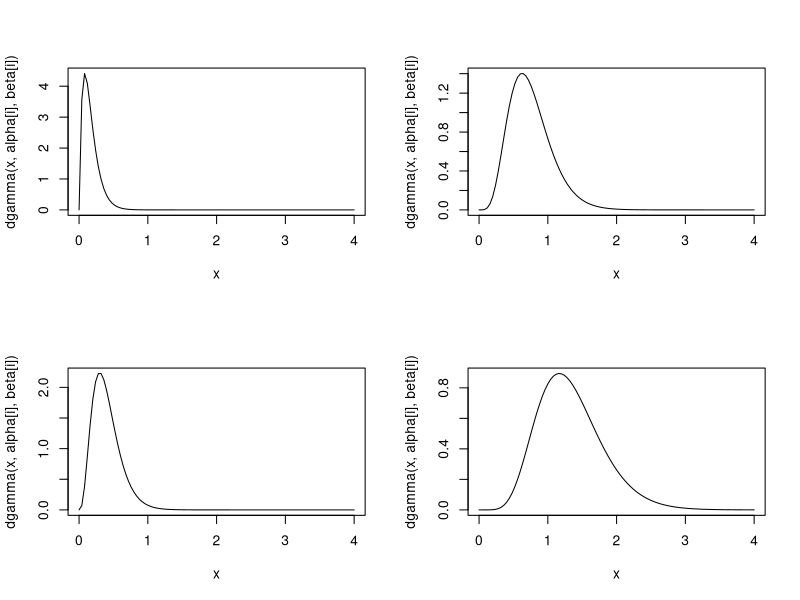
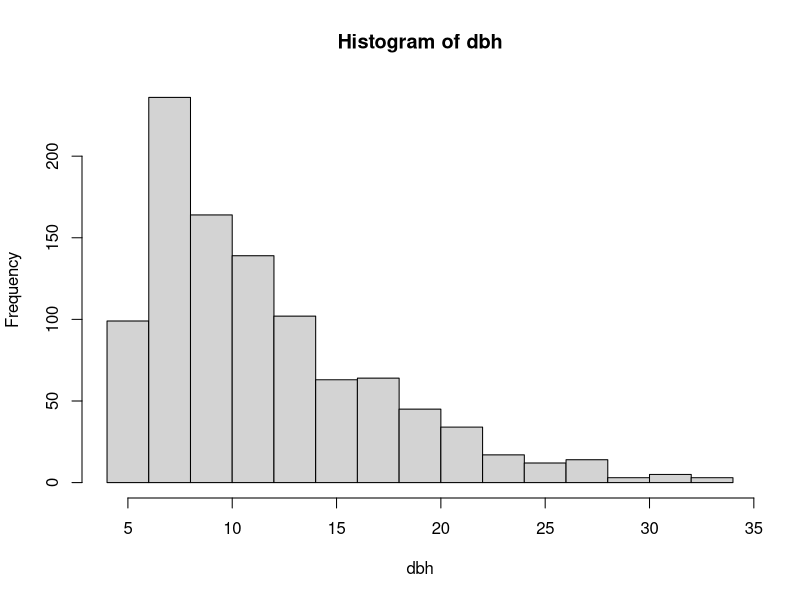
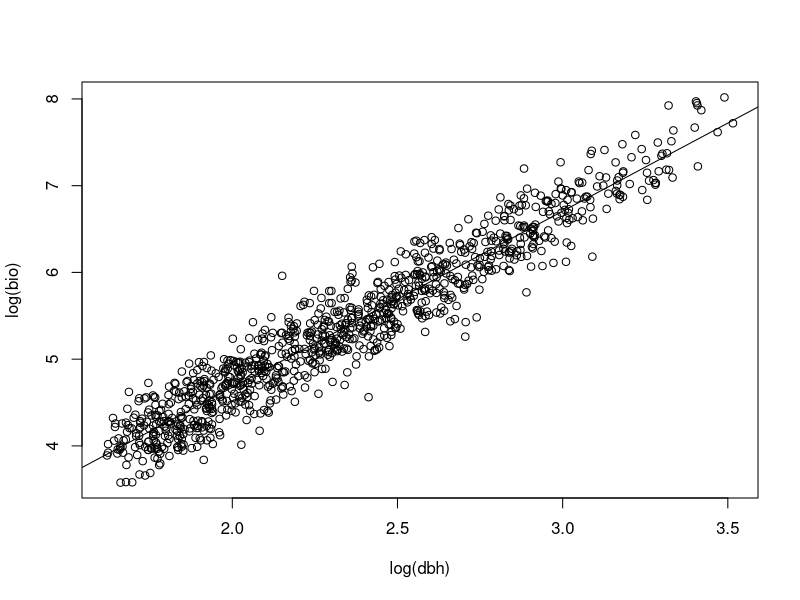
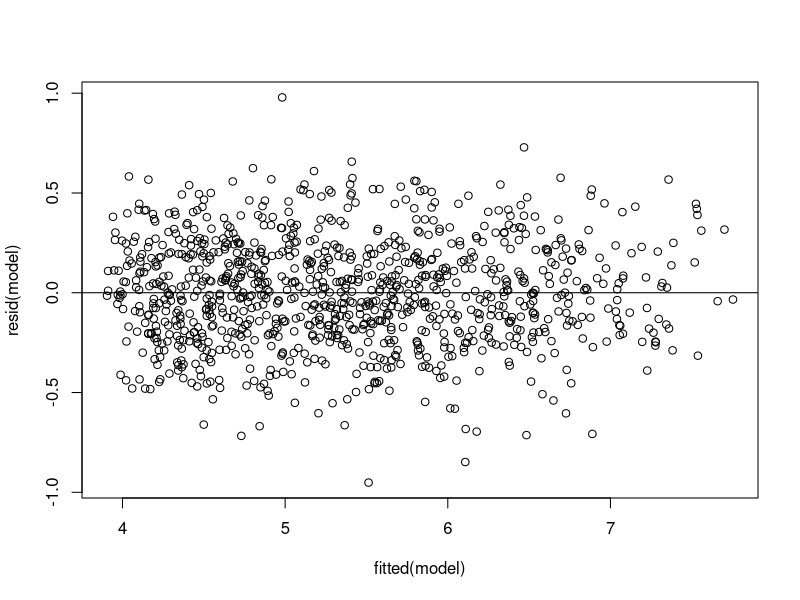
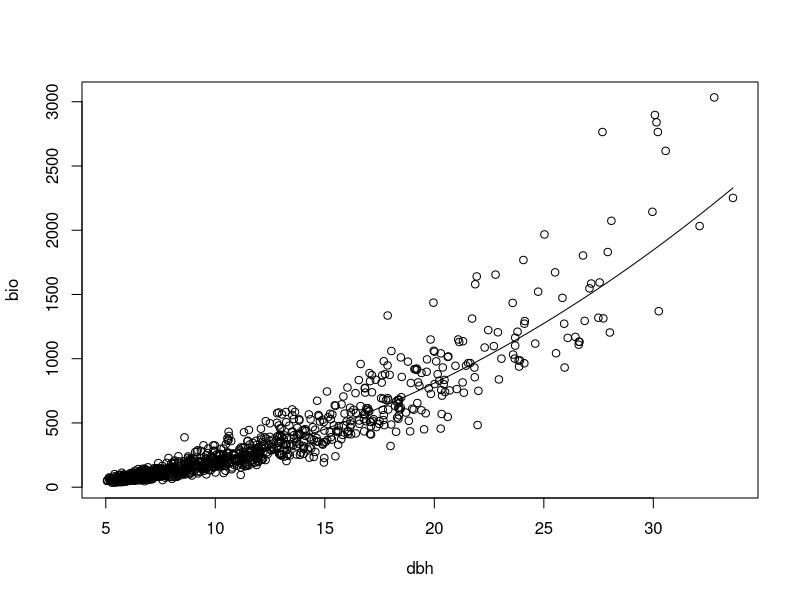
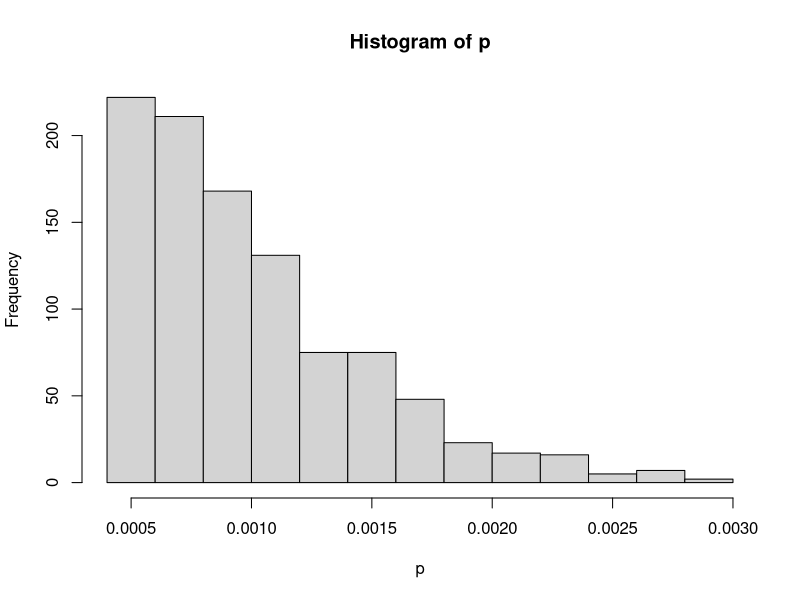
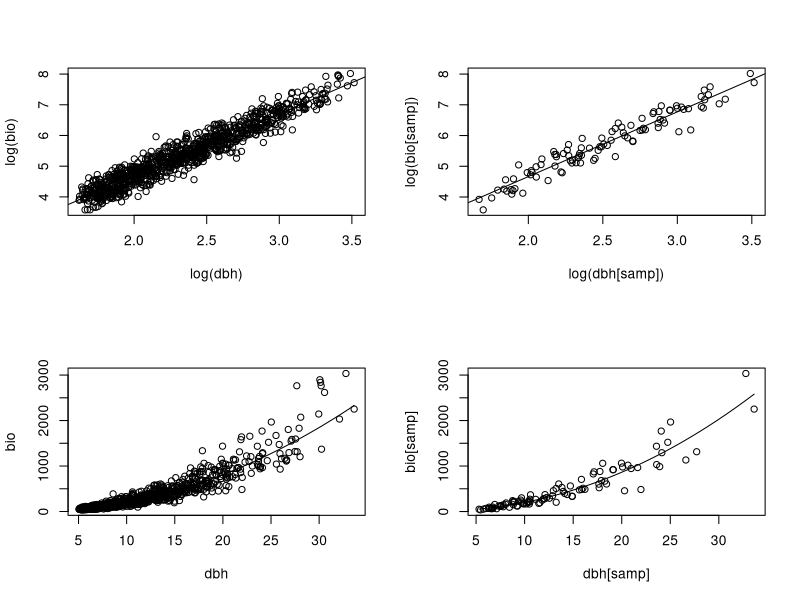

Source code (R) for these figures, in order: (Note: a time limit stopped this script after it produced the figures.)
##
## Sequential PPS sampling design simulation
##

##
## Simulate dbh
##

N <- 1000
n <- 100
#alpha <- 2
#beta <- 6
#curve(dgamma(x, alpha, beta))
#dbh <- rgamma(N, alpha, beta)
#dbh <- runif(N)
alpha <- c(2, 4, 6, 8) 
beta <- c(12, 10, 8, 6)
layout(matrix(1:4, 2, 2))
for(i in 1:4){
  curve(dgamma(x, alpha[i], beta[i]), from = 0, to = 4)
}
samp.density <- sample(1:4, N, replace = TRUE)
dbh <- 5 + 10 * rgamma(N, alpha[samp.density], beta[samp.density])
par(mfrow = c(1, 1))
hist(dbh, breaks = 20)
truth.dbh <- 1 / N * sum(dbh)
truth.dbh

##
## Simulate Biomass
##

a <- 2
b <- 2
s2 <- 1 / 4
epsilon <- rnorm(N, 0, s2)
bio <- a * dbh ^ b * exp(epsilon)
bio[bio < 0]
plot(log(bio) ~ log(dbh))
model <- lm(log(bio) ~ log(dbh))
abline(model)
plot(resid(model) ~ fitted(model))
abline(h=0)
plot(bio ~ dbh)
curve(exp(model$coeff[1]) * x^model$coeff[2], add = TRUE)

truth.bio <- mean(bio)

##
## True PPS sampling design
##

p <- dbh / sum(dbh)
hist(p)

samp <- sample(1:N, n, prob = p)
estimate.dbh <- 1 / N * sum(1 / n * dbh[samp] / p[samp])
estimate.bio <- 1 / N * sum(1 / n * bio[samp] / p[samp])

truth.dbh - estimate.dbh
truth.bio - estimate.bio

##
## Compare True allometric relationship to pps allometric relationship
##

model.pps <- lm(log(bio[samp]) ~ log(dbh[samp]))
model
model.pps

layout(matrix(1:4, 2))
plot(log(bio) ~ log(dbh))
abline(model)
plot(bio ~ dbh)
curve(exp(model$coeff[1]) * x^model$coeff[2], add = TRUE)
plot(log(bio[samp]) ~ log(dbh[samp]))
abline(model.pps)
plot(bio[samp] ~ dbh[samp])
curve(exp(model.pps$coeff[1]) * x^model.pps$coeff[2], add = TRUE)


##
## Estimate Bias from pps sampling
##
iter <- 10000
coefs <- matrix(nrow = iter, ncol = 2)
for(j in 1:iter){
  samp <-  sample(1:N, n, prob = p)
  model.pps <- lm(log(bio[samp]) ~ log(dbh[samp]))
  coefs[j, ] <- model.pps$coef
}

apply(coefs, 2, mean)
c(log(a), b) 
## Seems to be unbiasedly estimating the regression parameters

##
## Sequential PPS design
##

##
## Sample the first element (x1) with probability 1
## Sample the second element (x2) with probability 1 if x2 > x1
##                                                 1/2 if x2 <= x1  
##
## Sample the third element (x3) with probability 1 if x3 > x1 & x2
##                                                2/3 if x3 > x1 & x3 < x2 
##                                                2/3 if x3 > x2 & x3 < x1
##                                                1/3 if x3 < x1 & x2
##
## And so on
##

##
## Testing the behavior of the probability of being sampled pi_i for one population
##

#dbh <- runif(N)
#alpha <- 2
#beta <- 6

hist(dbh, freq = FALSE, breaks = 20)
#curve(dgamma(x, alpha, beta))

iter <- 100000
est.mn.dbh <- vector(length = iter)
est.var.dbh <- vector(length = iter)
est.mn.bio <- vector(length = iter)
est.var.bio <- vector(length = iter)
bio.fit <- vector(mode = 'list', length = iter)
bio.fit.srs <- vector(mode = 'list', length = iter)
pi.save <- rep(0, length = N)
n.save <- vector(length = iter)
s2.core <- 1/8 # Sampling error from coring tree
coefs <- matrix(nrow = iter, ncol = 2)

for(i in 1:iter){
	if(iter %% 100 == 0){
	  cat(iter, ' ')
	}
	p <- vector(length = N)
	samp.srs <- sample(1:N, n) #SRS sampling for comparison
	samp <- sample(1:N)
	dbh.samp <- dbh[samp]
	bio.samp <- bio[samp]
	for(k in 1:N){
		x <- dbh.samp[1:k]
		fn <- ecdf(x)
		p[k] <- fn(x)[k]
	}
	p <- p * 2 * n / N #potential sample size adjustment
	samples <- rbinom(N, 1, p)
	dbh.pps <- dbh.samp[which(samples == 1)]
	error <- rnorm(N, 0, s2.core)
	bio.pps <- (bio.samp*exp(error))[which(samples == 1)] #exponential error due to measurement error sampling the cores, not sampling design
	
	n.save[i] <- sum(samples)
	probs <- p[which(samples == 1)]
	p[samp] <- p
	pi.save <- pi.save + 1 / iter * p
	est.mn.dbh[i] <- 1 / N * sum(dbh.pps / probs) # check these
	est.var.dbh[i] <- (1 / N) * var(dbh.pps / probs)
	est.mn.bio[i] <- 1 / N * sum(bio.pps / probs) # check these
	est.var.bio[i] <- (1 / N) * var(bio.pps / probs)
	model.pps <- lm(log(bio.pps) ~ log(dbh.pps))
	coefs[i, ] <- model.pps$coef
	bio.fit[[i]] <- exp(model.pps$coef[1]) * dbh^model.pps$coef[2]  
	model.srs <- lm(log((bio*exp(error))[samp.srs]) ~ log(dbh[samp.srs]))
	bio.fit.srs[[i]] <- exp(model.srs$coef[1]) * dbh^model.srs$coef[2]  
}

apply(coefs, 2, mean) ## Looks pretty unbiased to me
c(log(a), b) 
	

mean(est.mn.dbh)
var(est.mn.dbh)
mean(est.var.dbh)
mean(dbh)
var(dbh) / N^2
mean(n.save)


## Plots suggest CLT behavior
layout(matrix(c(1:4), nrow = 2))
hist(est.mn.dbh, freq = FALSE, breaks = 20)
curve(dnorm(x, mean(est.mn.dbh), sqrt(N*mean(est.var.dbh))), add = TRUE)  
## Density function for dbh
#curve((1/4 * dbeta(x, alpha[1], beta[1]) + 1/4 * dbeta(x, alpha[2], beta[2]) + 1/4 * dbeta(x, alpha[3], beta[3]) + 1/4 * dbeta(x, alpha[4], beta[4])), ylab = "")  
hist(est.mn.bio, freq = FALSE, breaks = 20)
curve(dnorm(x, mean(est.mn.bio), sqrt(N*var(est.var.bio))), add = TRUE)
hist(n.save) # mean is about 1/2 number of trees N for this distribution
cdffn <- ecdf(dbh)
hist(pi.save - 2 * n / N * cdffn(dbh), breaks = 20) # Not the same as pps sampling

MSPE.srs <- vector(length = iter)
MSPE.pps <- vector(length = iter)
for(i in 1:iter){
  MSPE.srs[i] <- mean((bio.fit.srs[[i]] - bio)^2)
	MSPE.pps[i] <- mean((bio.fit[[i]] - bio)^2)
}

mean(MSPE.srs)
mean(MSPE.pps)


##
##
##






save.image(file = "pps.test.RData")
